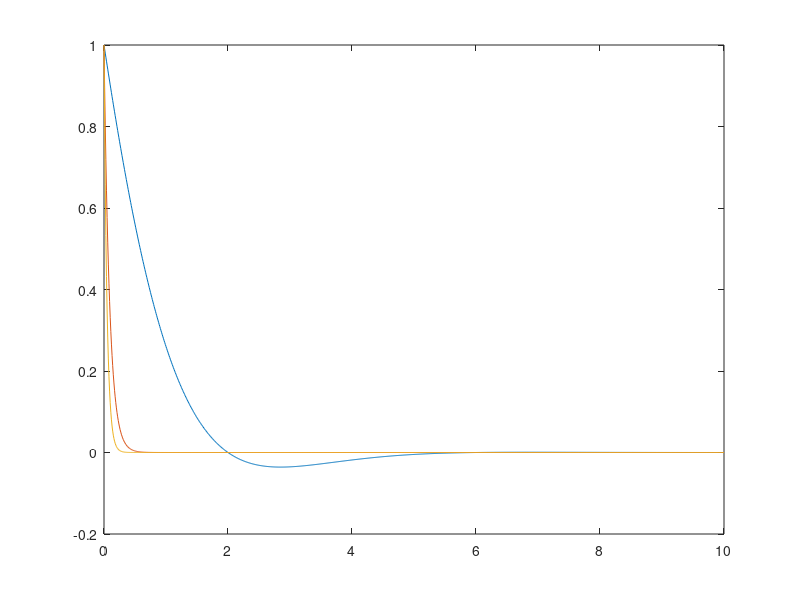
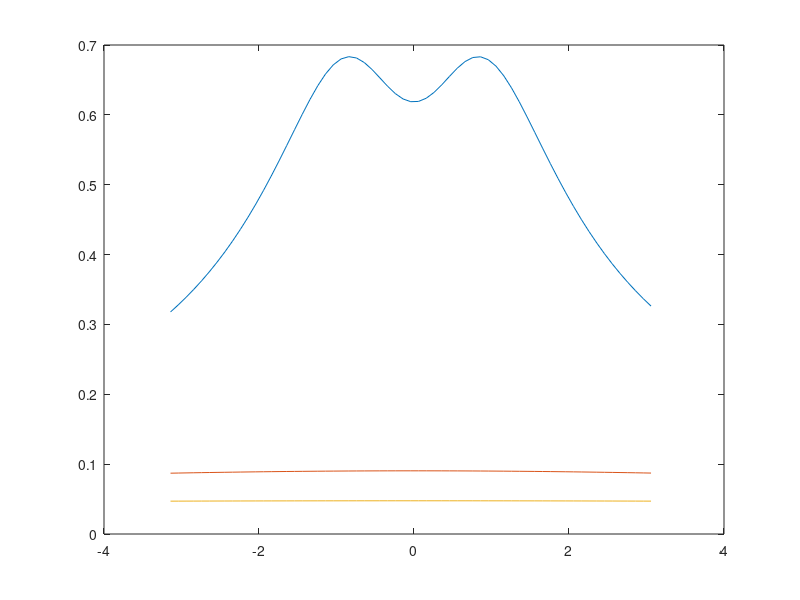

Reproduce these figures in MATLAB, in order.
%xc = exp(-a*t)*cos(OMG1*t), XC = (a+jw)/((a+jw)^2+OMG^2)
%fix OMG, change a
clc
clear all

%a = 0.12; 

for a = 1:10:30
    OMG = 0.25*pi;
    %xc = exp(-a.*t).*cos(OMG1.*t);
    t  = 0:0.01:10;
    xc = exp(-a.*t).*cos(OMG.*t);
    figure(1);
    plot(t, xc);
    hold on

    figure(2);
    w = -pi:0.1:pi;
    XC = (a+1i*w)./((a+1i*w).^2+ OMG.^2);
    plot(w, abs(XC));
    hold on
end
%( a + 1j * Omega ) ./ ( (a + 1j * Omega ) .^2 + Omega_1 ^2 );



